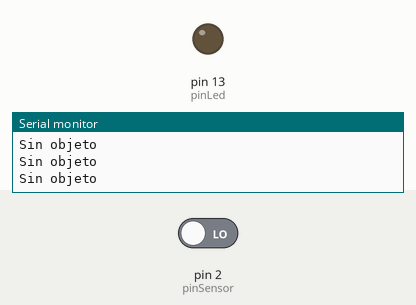
Recording of a sketch running on a simulated Arduino Uno, built with avr-gcc and run on an emulated ATmega328P. On the bench: output pins drawn as LEDs (lit = HIGH), the last lines printed to the serial monitor. Inputs (shaded band) come from the test bench; at power-on: pin 2 (pinSensor) LOW.

Above: at 1.2 s.
1.3 s: pin 2 (pinSensor) driven HIGH
At 2.6 s:
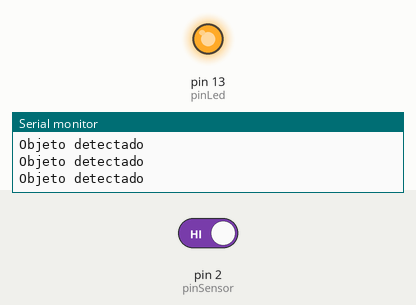
2.9 s: pin 2 (pinSensor) driven LOW
At 4.1 s:
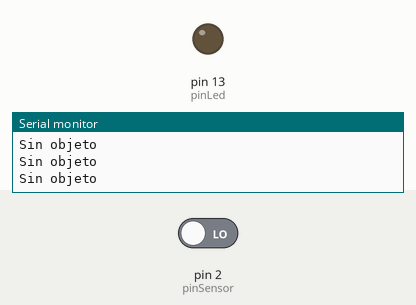
Timing chart, 0 to 5.9 s (numbered marks = the images above; inputs shaded):
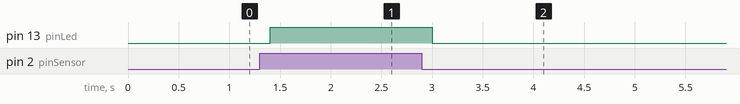

Measured:
- after the input at 1.3 s, pin 13 (pinLed): LOW → HIGH after 0.10 s
- after the input at 2.9 s, pin 13 (pinLed): HIGH → LOW after 0.10 s

The sketch:

IR-Sensor_led-gpt.ino
```cpp
// Proyecto: Detector de presencia con IR-08H y LED
// Autor: [Tu nombre o el del grupo]
// Nivel: Secundario (3° o 4° año)

const int pinSensor = 2;  // Pin OUT del sensor IR
const int pinLed = 13;    // Pin del LED indicador

void setup() {
  pinMode(pinSensor, INPUT);
  pinMode(pinLed, OUTPUT);
  Serial.begin(9600);
  Serial.println("Sistema de deteccion IR listo");
}

void loop() {
  int lectura = digitalRead(pinSensor);  // Leer estado del sensor

  if (lectura == HIGH) {   // Detecta objeto (según modelo puede ser LOW)
    digitalWrite(pinLed, HIGH);
    Serial.println("Objeto detectado");
  } else {
    digitalWrite(pinLed, LOW);
    Serial.println("Sin objeto");
  }

  delay(200); // pequeña pausa
}
```
